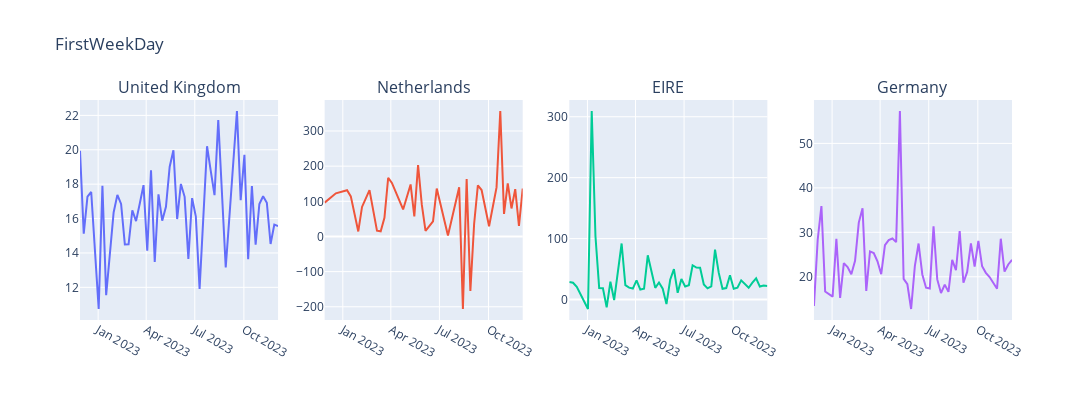

The notebook cell saved with this chart:
### Code cell
plot_time_series_by_country("FirstWeekDay",retail_sales_df, ["United Kingdom","Netherlands","EIRE","Germany"])
